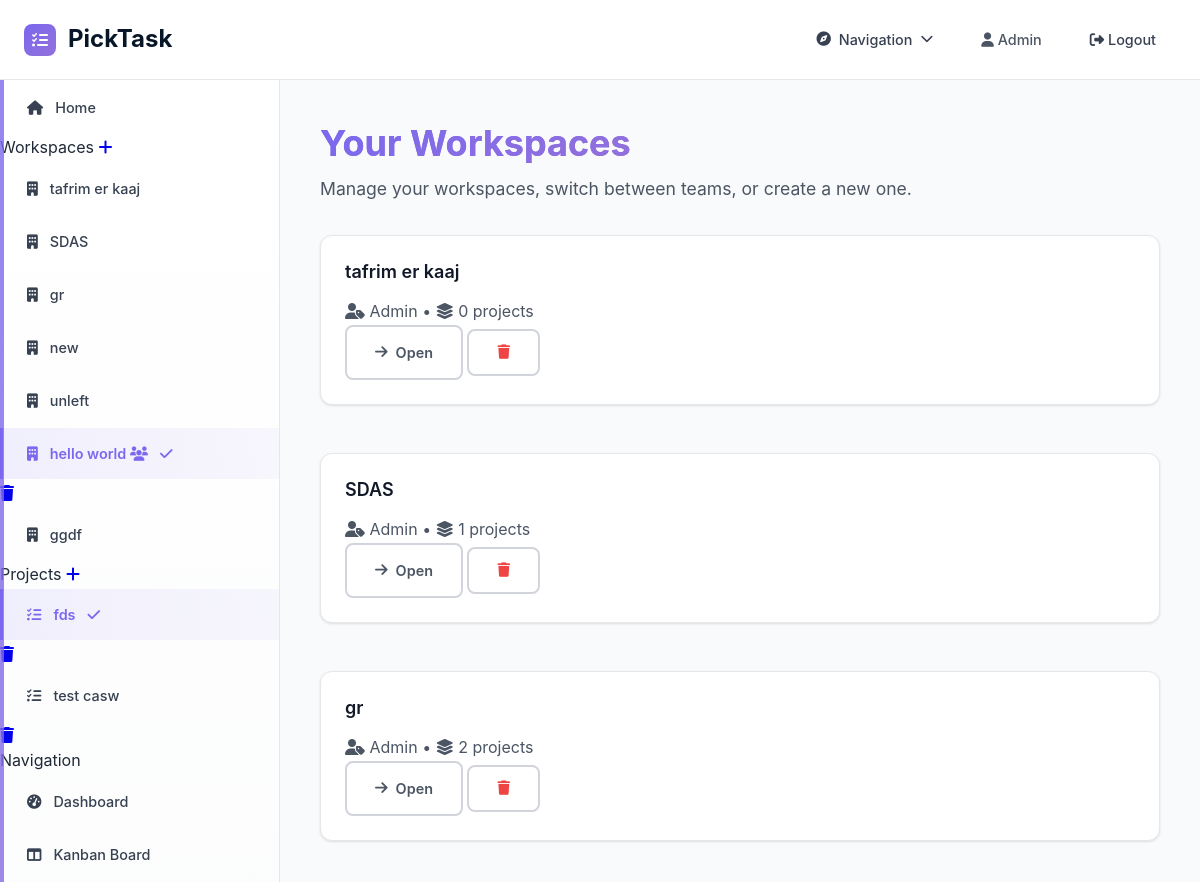
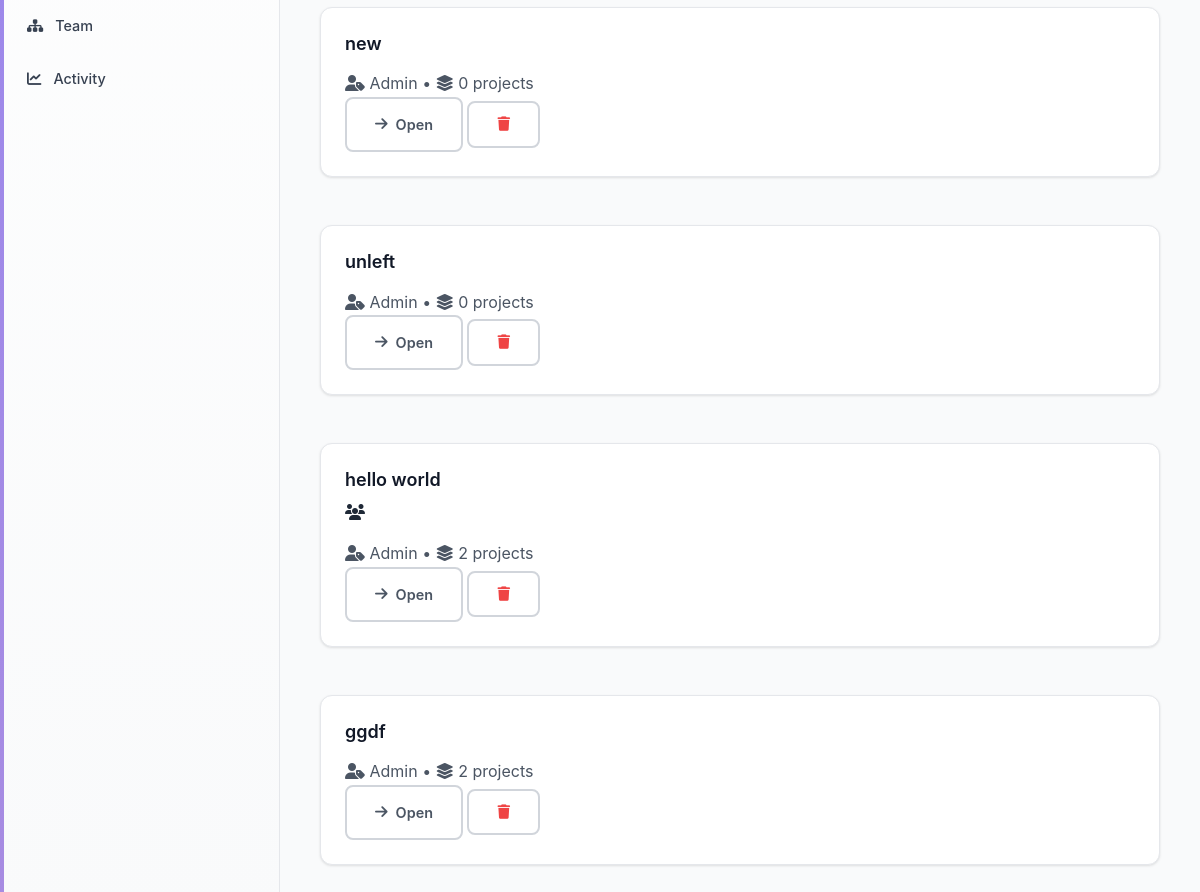
Screenshot of /workspace/list/ (signed in) with the database file from the repository (2 pictures, top to bottom).
### home/models.py (models this page shows)
class User(AbstractUser):
    full_name = models.CharField(max_length=255, blank=True, null=True)
    created_at = models.DateTimeField(auto_now_add=True)

### workspace/models.py (models this page shows, shortened)
class Workspace(models.Model):
    name = models.CharField(max_length=255)
    created_by = models.ForeignKey(settings.AUTH_USER_MODEL, on_delete=models.CASCADE, related_name='workspaces_created')
    created_at = models.DateTimeField(auto_now_add=True)
    class Meta:
        ordering = ['-created_at']

class Project(models.Model):
    name = models.CharField(max_length=255)
    description = models.TextField(blank=True, null=True)
    workspace = models.ForeignKey(Workspace, on_delete=models.CASCADE, related_name='projects')
    created_by = models.ForeignKey(settings.AUTH_USER_MODEL, on_delete=models.CASCADE, related_name='projects_created')
    created_at = models.DateTimeField(auto_now_add=True)
    color = models.CharField(max_length=7, default='#3B82F6')  # Hex color
    class Meta:
        ordering = ['-created_at']

class Membership(models.Model):
    ROLE_CHOICES = [
        ('admin', 'Admin'),
        ('member', 'Member'),
    ]
    user = models.ForeignKey(settings.AUTH_USER_MODEL, on_delete=models.CASCADE, related_name='memberships')
    workspace = models.ForeignKey(Workspace, on_delete=models.CASCADE, related_name='memberships')
    role = models.CharField(max_length=20, choices=ROLE_CHOICES, default='member')
    joined_at = models.DateTimeField(auto_now_add=True)
    class Meta:
        unique_together = ['user', 'workspace']
        ordering = ['-joined_at']

### workspace/views.py (the view)
# urls.py: path('list/', views.workspace_list, name='workspace-list'),
@login_required
def workspace_list(request):
    memberships = Membership.objects.filter(
        user=request.user
    ).select_related('workspace')
    context = {
        'memberships': memberships,
    }
    return render(request, 'workspace/workspace_list.html', context)

### templates/workspace/workspace_list.html (shortened to what this page needs)
{% extends 'base.html' %}
{% load static %}
{% block content_header %}
<div class="content-header">
    <h1>
        <span style="background: linear-gradient(135deg, var(--primary-teal), var(--primary-green)); -webkit-background-clip: text; -webkit-text-fill-color: transparent;">
            Your Workspaces
        </span>
    </h1>
    <p class="text-gray-600">
        Manage your workspaces, switch between teams, or create a new one.
    </p>
</div>
{% endblock %}
{% block content %}
{% if memberships %}
<div class="grid grid-cols-1 md:grid-cols-2 lg:grid-cols-3 gap-6">
    {% for membership in memberships %}
    <div class="card group hover:shadow-xl transition-all duration-300 transform hover:-translate-y-1 overflow-hidden">
        <div class="card-body p-6">
            <div class="flex items-start justify-between mb-4">
                <h3 class="text-xl font-semibold text-gray-900">{{ membership.workspace.name }}</h3>
                {% if membership.workspace.memberships.count > 1 %}
                <i class="fas fa-users text-primary-teal" title="Shared workspace"></i>
                {% endif %}
            </div>
            <p class="text-gray-600 mb-5">
                <span class="inline-flex items-center gap-1">
                    <i class="fas fa-user-tag text-gray-500"></i>
                    {{ membership.get_role_display|title }}
                </span>
                •
                <span class="inline-flex items-center gap-1">
                    <i class="fas fa-layer-group text-gray-500"></i>
                    {{ membership.workspace.projects.count }} projects
                </span>
            </p>
            <div class="flex gap-3">
                <a href="{% url 'workspace:workspace-detail' membership.workspace.id %}"
                   class="btn btn-outline flex-1 justify-center">
                    <i class="fas fa-arrow-right mr-2"></i> Open
                </a>
                {% if membership.role == 'admin' %}
                <a href="{% url 'workspace:delete-workspace' membership.workspace.id %}"
                   class="btn btn-outline text-error hover:text-white hover:bg-error"
                   title="Delete workspace">
                    <i class="fas fa-trash"></i>
                </a>
                {% endif %}
            </div>
        </div>
    </div>
    {% endfor %}
</div>
{% endif %}
{% endblock %}

### templates/base.html (shortened to what this page needs)
{% load static %}
<!DOCTYPE html>
<html lang="en">
  <head>
    <link
      href="https://cdnjs.cloudflare.com/ajax/libs/font-awesome/6.0.0/css/all.min.css"
      rel="stylesheet"
    />
    <link
      rel="stylesheet"
      href="https://cdnjs.cloudflare.com/ajax/libs/font-awesome/6.5.0/css/all.min.css"
    />
  </head>
  <body>
    <nav
      class="navbar"
      id="navbar"
      role="navigation"
      aria-label="Main navigation"
    >
      <div class="nav-container">
        <a
          href="{% url 'workspace:dashboard' %}"
          class="logo"
          aria-label="PickTask home"
        >
          <div class="logo-icon">
            <i class="fas fa-tasks" aria-hidden="true"></i>
          </div>
          PickTask
        </a>
        <div class="nav-links" id="nav-links">
          {% if user.is_authenticated %}
          <div class="nav-dropdown">
            <button
              class="dropdown-toggle"
              id="navigation-dropdown"
              aria-haspopup="true"
              aria-expanded="false"
            >
              <i class="fas fa-compass"></i>
              Navigation
              <i class="fas fa-chevron-down"></i>
            </button>
          </div>
          <span class="user-greeting">
            <i class="fas fa-user"></i>
            {{ user.username }}
          </span>
          <a href="{% url 'authentication:logout' %}" class="nav-link">
            <i class="fas fa-sign-out-alt"></i>
            Logout
          </a>
          {% endif %}
        </div>
      </div>
    </nav>
    <div class="app-layout">
      {% if user.is_authenticated %}
      <aside class="sidebar">{% include 'partials/sidebar.html' %}</aside>
      {% endif %}
      <main class="main-content">
        <div class="content-header">
          {% block content_header %} {% endblock %}
        </div>
        {% block content %}{% endblock %}
      </main>
    </div>
  </body>
</html>

### templates/partials/sidebar.html (shortened to what this page needs)
<div class="sidebar-nav">
    <div class="nav-section">
        <div class="nav-section-content">
            <a href="{% url 'workspace:home' %}"
               class="nav-item {% if request.resolver_match.url_name == 'home' %}active{% endif %}">
                <div class="nav-item-icon">
                    <i class="fas fa-home"></i>
                </div>
                <div class="nav-item-content">
                    <span class="nav-item-title">Home</span>
                </div>
            </a>
        </div>
    </div>
    <div class="nav-section">
        <div class="nav-section-header">
            <span class="nav-section-title">Workspaces</span>
            <a href="{% url 'workspace:create-workspace' %}" class="nav-action-btn" title="Create New Workspace">
                <i class="fa-solid fa-plus"></i>
            </a>
        </div>
        <div class="nav-section-content">
            {% for workspace in workspaces %}
            <div class="nav-item-wrapper">
                <a
                    href="{% url 'workspace:workspace-detail' workspace.id %}"
                    class="nav-item {% if current_workspace and current_workspace.id == workspace.id %}selected{% endif %}"
                    data-workspace-id="{{ workspace.id }}"
                >
                    <div class="nav-item-icon">
                        <i class="fa-solid fa-building"></i>
                    </div>
                    <div class="nav-item-content">
                        <span class="nav-item-title">{{ workspace.name }}</span>
                        {% if workspace.memberships.count > 1 %}
                        <span class="nav-item-badge" title="Shared workspace">
                            <i class="fas fa-users"></i>
                        </span>
                        {% endif %}
                    </div>
                    {% if current_workspace and current_workspace.id == workspace.id %}
                    <div class="nav-item-indicator">
                        <i class="fas fa-check"></i>
                    </div>
                    {% endif %}
                </a>
                {% if user_membership.role == 'admin' and current_workspace and current_workspace.id == workspace.id %}
                <div class="nav-item-actions">
                    <a href="{% url 'workspace:delete-workspace' workspace.id %}"
                       class="nav-action-btn danger"
                       title="Delete Workspace"
                       onclick="return confirm('Delete this workspace? All projects and tasks will be permanently lost.')">
                        <i class="fas fa-trash"></i>
                    </a>
                </div>
                {% endif %}
            </div>
            {% endfor %}
        </div>
    </div>
    <div class="nav-section">
        <div class="nav-section-header">
            <span class="nav-section-title">Projects</span>
            {% if current_workspace %}
            <a href="{% url 'workspace:create-project' current_workspace.id %}" class="nav-action-btn" title="Create New Project">
                <i class="fa-solid fa-plus"></i>
            </a>
            {% endif %}
        </div>
        <div class="nav-section-content">
            {% if current_workspace %}
                {% if current_workspace.projects.all %}
                    {% for project in current_workspace.projects.all %}
                    <div class="nav-item-wrapper">
                        <a
                            href="{% url 'workspace:select-project' current_workspace.id project.id %}"
                            class="nav-item {% if current_project and current_project.id == project.id %}selected{% endif %}"
                            data-project-id="{{ project.id }}"
                        >
                            <div class="nav-item-icon">
                                <i class="fa-solid fa-list-check"></i>
                            </div>
                            <div class="nav-item-content">
                                <span class="nav-item-title">{{ project.name }}</span>
                            </div>
                            {% if current_project and current_project.id == project.id %}
                            <div class="nav-item-indicator">
                                <i class="fas fa-check"></i>
                            </div>
                            {% endif %}
                        </a>
                        {% if user_membership.role == 'admin' or project.created_by == user %}
                        <div class="nav-item-actions">
                            <a href="{% url 'workspace:delete-project' current_workspace.id project.id %}"
                               class="nav-action-btn danger"
                               title="Delete Project"
                               onclick="return confirm('Delete this project? All tasks will be permanently lost.')">
                                <i class="fas fa-trash"></i>
                            </a>
                        </div>
                        {% endif %}
                    </div>
                    {% endfor %}
                {% else %}
                    <div class="nav-item empty-state">
                        <i class="fa-solid fa-inbox"></i>
                        <span>No projects yet</span>
                    </div>
                {% endif %}
            {% else %}
                <div class="nav-item empty-state">
                    <i class="fa-solid fa-exclamation-circle"></i>
                    <span>Select a workspace first</span>
                </div>
            {% endif %}
        </div>
    </div>
    <div class="nav-section">
        <div class="nav-section-header">
            <span class="nav-section-title">Navigation</span>
        </div>
        <div class="nav-section-content">
            {% if current_workspace and current_project %}
                <a href="{% url 'workspace:dashboard' %}"
                   class="nav-item {% if request.resolver_match.url_name == 'dashboard' %}active{% endif %}">
                    <div class="nav-item-icon">
                        <i class="fas fa-tachometer-alt"></i>
                    </div>
                    <div class="nav-item-content">
                        <span class="nav-item-title">Dashboard</span>
                    </div>
                </a>
                <a href="{% url 'kanban:kanban' current_workspace.id %}"
                   class="nav-item {% if request.resolver_match.url_name == 'kanban' %}active{% endif %}">
                    <div class="nav-item-icon">
                        <i class="fa-solid fa-table-columns"></i>
                    </div>
                    <div class="nav-item-content">
                        <span class="nav-item-title">Kanban Board</span>
                    </div>
                </a>
                <a href="{% url 'team:team' current_workspace.id %}"
                   class="nav-item {% if request.resolver_match.url_name == 'team' %}active{% endif %}">
                    <div class="nav-item-icon">
                        <i class="fa-solid fa-sitemap"></i>
                    </div>
                    <div class="nav-item-content">
                        <span class="nav-item-title">Team</span>
                    </div>
                </a>
                <a href="{% url 'activity:activity' current_workspace.id %}"
                   class="nav-item {% if request.resolver_match.url_name == 'activity' %}active{% endif %}">
                    <div class="nav-item-icon">
                        <i class="fa-solid fa-chart-line"></i>
                    </div>
                    <div class="nav-item-content">
                        <span class="nav-item-title">Activity</span>
                    </div>
                </a>
            {% else %}
                <div class="nav-item empty-state">
                    <i class="fa-solid fa-exclamation-circle"></i>
                    <span>Select workspace and project first</span>
                </div>
            {% endif %}
        </div>
    </div>
</div>

### rows the page displays
User: username "Admin"
Workspace: name "tafrim er kaaj"
Workspace: name "SDAS"
Workspace: name "gr"
Workspace: name "new"
Workspace: name "unleft"
Workspace: name "hello world"
Workspace: name "ggdf"
Project: name "fds"
Project: name "test casw"
Membership: workspace.name "tafrim er kaaj", role "Admin", workspace.projects.count "0"
Membership: workspace.name "SDAS", role "Admin", workspace.projects.count "1"
Membership: workspace.name "gr", role "Admin", workspace.projects.count "2"
Membership: workspace.name "new", role "Admin", workspace.projects.count "0"
Membership: workspace.name "unleft", role "Admin", workspace.projects.count "0"
Membership: workspace.name "hello world", role "Admin", workspace.projects.count "2"
Membership: workspace.name "ggdf", role "Admin", workspace.projects.count "2"
